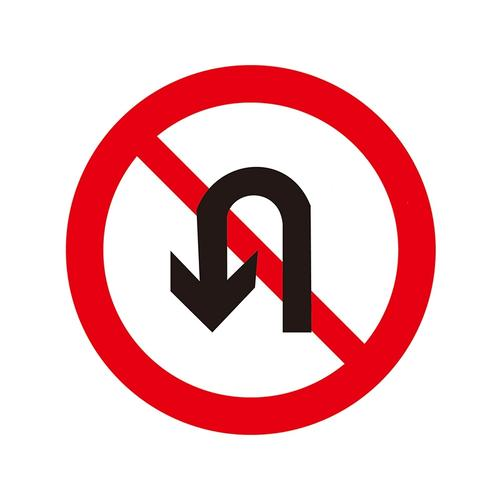
//> input picture cv_traffic_sign_recognition/template_6.jpeg, 500 x 500 px
$ ./main   (built with g++ and OpenCV 4)
//> lines starting //> are read from the running program, lines starting //| are printed output that depends on the picture; after the words box and inside, x2 and y2 are one past the last pixel; in counts of white or black regions, pixels touching at a corner belong together
#include <opencv2/opencv.hpp>
#include <iostream>
#include <cmath>
#include <vector>

#define PI 3.1415926

using namespace cv;
using namespace std;
std::vector<cv::KeyPoint> keypoints1, keypoints2;
cv::Ptr<cv::ORB> orb = cv::ORB::create();
cv::Mat descriptors1, descriptors2;
string standardPath = "../template_6.jpeg";

void RGB2HSV(double red, double green, double blue, double &hue, double &saturation, double &intensity) {
    double r, g, b;
    double h, s, i;

    double sum;
    double minRGB, maxRGB;
    double theta;

    r = red / 255.0;
    g = green / 255.0;
    b = blue / 255.0;

    minRGB = ((r < g) ? (r) : (g));
    minRGB = (minRGB < b) ? (minRGB) : (b);

    maxRGB = ((r > g) ? (r) : (g));
    maxRGB = (maxRGB > b) ? (maxRGB) : (b);

    sum = r + g + b;
    i = sum / 3.0;

    if (i < 0.001 || maxRGB - minRGB < 0.001) {
        h = 0.0;
        s = 0.0;
    } else {
        s = 1.0 - 3.0 * minRGB / sum;
        theta = sqrt((r - g) * (r - g) + (r - b) * (g - b));
        theta = acos((r - g + r - b) * 0.5 / theta);
        if (b <= g)
            h = theta;
        else
            h = 2 * PI - theta;
        if (s <= 0.01)
            h = 0;
    }

    hue = (int) (h * 180 / PI);
    saturation = (int) (s * 100);
    intensity = (int) (i * 100);
}

int ORB_demo(Mat tar, Mat ori, string name) {
    cvtColor(ori, ori, cv::COLOR_BGR2BGRA);

    orb->detect(ori, keypoints1);
    orb->compute(ori, keypoints1, descriptors1);

    orb->detect(tar, keypoints2);
    orb->compute(tar, keypoints2, descriptors2);

    std::vector<cv::DMatch> matches;
    cv::BFMatcher bfmatcher(cv::NORM_HAMMING);
    bfmatcher.match(descriptors1, descriptors2, matches);

    double min_dist = 0, max_dist = 3000;
    for (int i = 0; i < descriptors1.rows; i++) {
        double dist = matches[i].distance;
        if (dist < min_dist) min_dist = dist;
        if (dist > max_dist) max_dist = dist;
    }
    std::vector<cv::DMatch> good_matches;
    for (int i = 0; i < descriptors1.rows; i++) {
        if (matches[i].distance <= cv::max(2 * min_dist, 30.0))
            good_matches.push_back(matches[i]);
    }

    cv::Mat img_match;
    drawMatches(ori, keypoints1, tar, keypoints2, good_matches, img_match);

    string txt;
    if (good_matches.size() == 0) {
        txt = "impossible";
    } else if (good_matches.size() > 0 && good_matches.size() <= 3) {
        txt = "less possible";
    } else if (good_matches.size() > 3 && good_matches.size() <= 7) {
        txt = "featured possible";
    } else if (good_matches.size() > 7) {
        txt = "highly possible";
    }
    cv::imshow(name + ": " + txt, img_match);

//    std::cout << "good matches size = " << good_matches.size() << std::endl;
    return good_matches.size();
}

void fillHole(const Mat srcBw, Mat &dstBw) {
    Size m_Size = srcBw.size();
    Mat Temp = Mat::zeros(m_Size.height + 2, m_Size.width + 2, srcBw.type());
    srcBw.copyTo(Temp(Range(1, m_Size.height + 1), Range(1, m_Size.width + 1)));

    cv::floodFill(Temp, Point(0, 0), Scalar(255));

    Mat cutImg;
    Temp(Range(1, m_Size.height + 1), Range(1, m_Size.width + 1)).copyTo(cutImg);

    dstBw = srcBw | (~cutImg);
}

bool isInside(Rect rect1, Rect rect2) {
    Rect t = rect1 & rect2;
    if (rect1.area() > rect2.area()) {
        return false;
    } else {
        if (t.area() != 0)
            return true;
    }
}

vector<Mat> getCircle(Mat srcImg) {
    Mat srcImgCopy;
    srcImg.copyTo(srcImgCopy);

    int width = srcImg.cols;
    int height = srcImg.rows;
    double B = 0.0, G = 0.0, R = 0.0, H = 0.0, S = 0.0, V = 0.0;
    Mat matRgb = Mat::zeros(srcImg.size(), CV_8UC1);
    int x, y;
    for (y = 0; y < height; y++) {
        for (x = 0; x < width; x++) {
            B = srcImg.at<Vec3b>(y, x)[0];
            G = srcImg.at<Vec3b>(y, x)[1];
            R = srcImg.at<Vec3b>(y, x)[2];
            RGB2HSV(R, G, B, H, S, V);
            if ((H >= 330 && H <= 360 || H >= 0 && H <= 10) && S >= 21 && S <= 100 && V > 16 &&
                V < 99) {
                matRgb.at<uchar>(y, x) = 255;
            }
        }
    }
    imshow("step1: to hsv model", matRgb);

    medianBlur(matRgb, matRgb, 3);
    medianBlur(matRgb, matRgb, 5);
    imshow("step2: Median Blur", matRgb);

    Mat element = getStructuringElement(MORPH_ELLIPSE, Size(2 * 1 + 1, 2 * 1 + 1), Point(1, 1));
    Mat element1 = getStructuringElement(MORPH_ELLIPSE, Size(2 * 3 + 1, 2 * 3 + 1), Point(3, 3));
    erode(matRgb, matRgb, element);
    imshow("step3: Erode", matRgb);
    dilate(matRgb, matRgb, element1);
    imshow("step4: Dilate", matRgb);
    fillHole(matRgb, matRgb);//填充
    imshow("step5: FillHole", matRgb);

    Mat matRgbCopy;
    matRgb.copyTo(matRgbCopy);

    vector<vector<Point>> contours;
    vector<Vec4i> hierarchy;
    vector<Mat> r;
    findContours(matRgb, contours, hierarchy, RETR_EXTERNAL, CHAIN_APPROX_SIMPLE, Point(0, 0));
    vector<vector<Point>> contours_poly(contours.size());
    vector<Rect> boundRect(contours.size());

    for (int i = 0; i < contours.size(); i++) {
        approxPolyDP(Mat(contours[i]), contours_poly[i], 3, true);
        boundRect[i] = boundingRect(Mat(contours_poly[i]));
    }

    Mat drawing = Mat::zeros(matRgb.size(), CV_8UC3);
    for (int i = 0; i < contours.size(); i++) {
        Rect rect = boundRect[i];
        bool inside = false;
        for (int j = 0; j < contours.size(); j++) {
            Rect t = boundRect[j];
            if (rect == t)
                continue;
            else if (isInside(rect, t)) {
                inside = true;
                break;
            }
        }
        if (inside)
            continue;

        float ratio = (float) rect.width / (float) rect.height;
        float Area = (float) rect.width * (float) rect.height;
        float dConArea = (float) contourArea(contours[i]);
        float dConLen = (float) arcLength(contours[i], 1);
        if (dConArea < 700)
            continue;
        if (ratio > 1.3 || ratio < 0.4)
            continue;

        Scalar color = (0, 0, 255);
        drawContours(drawing, contours_poly, i, color, 1, 8, vector<Vec4i>(), 0, Point());
        rectangle(drawing, boundRect[i].tl(), boundRect[i].br(), color, 2, 8, 0);
        rectangle(srcImg, boundRect[i].tl(), boundRect[i].br(), color, 2, 8, 0);

        cv::Mat roi = srcImg(boundRect[i]);
        r.push_back(roi);

        Mat grayImg, dstImg, normImg, scaledImg;
        cvtColor(drawing, grayImg, COLOR_BGR2GRAY);
        cornerHarris(grayImg, dstImg, 2, 3, 0.04);

        normalize(dstImg, normImg, 0, 255, NORM_MINMAX, CV_32FC1, Mat());
        convertScaleAbs(normImg, scaledImg);

        int harrisNum = 0;
        for (int j = 0; j < normImg.rows; j++) {
            for (int i = 0; i < normImg.cols; i++) {
                if ((int) normImg.at<float>(j, i) > 160) {
                    circle(scaledImg, Point(i, j), 4, Scalar(0, 10, 255), 2, 8, 0);
                    harrisNum++;
                }
            }
        }
        if (harrisNum > 33)
            continue;
//        imshow("result.jpg", srcImg);
//        imshow("cornerHarris.jpg", scaledImg);
    }

    //waitKey(0);
    return r;
}

int main(int argc, char **argv) {
    int action;
    cout << "--------------------欢迎使用交通标志检测识别系统----------------------" << endl;
    cout << "Enter '1': 使用系统内置交通标志的样本." << endl;
    cout << "Enter '2': 使用系统不带内置交通标志的样本." << endl;
    cout << "Enter '3': 使用第三方图片，输入URL." << endl;
    cin >> action;
//> the answer given: 3
    string originPath;
    if (action == 1) {
        originPath = "../image/example_1.jpeg";
    } else if (action == 2) {
        originPath = "../image/example_2.jpeg";
    } else if (action == 3) {
        cout << "Enter the ABSOLUTE path of your image: ";
        cin >> originPath;
//> the answer given: template_6.jpeg
    } else {
        cout << "Bad action." << endl;
        exit(502);
    }

    Mat origin = imread(originPath, IMREAD_COLOR);
//> origin is the input picture: 500 rows x 500 cols, CV_8UC3; mean B, G, R 200.5, 197.7, 238.9
    Mat standard = imread(standardPath, IMREAD_COLOR);
    if (standard.empty()) {
        cout << "Could not load sample image due to the wrong path! Please fix the path of sample path in source code line 13!" << endl;
        exit(404);
    }
    if (origin.empty()) {
        cout << "Could not load image due to the wrong path! " << endl;
        exit(404);
    }
    vector<Mat> circled = getCircle(origin);
//> after the loop in getCircle, `for (y = 0; y < height; y++)`:
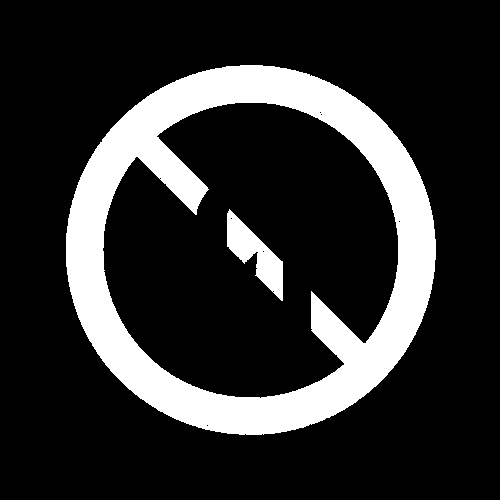
//> matRgb: 500 rows x 500 cols, CV_8UC1; 18.1% white; 2 white regions, box (x1, y1, x2, y2) and area: (66, 65, 436, 435) 43174, (227, 209, 283, 301) 2077
//> after the loop in getCircle, `for (y = 0; y < height; y++)`: B = 255
//> in getCircle, `medianBlur(matRgb, matRgb, 3);`: matRgb: 500 rows x 500 cols, CV_8UC1; 18.1% white; 2 white regions, box (x1, y1, x2, y2) and area: (66, 65, 436, 435) 43181, (227, 210, 283, 301) 2082
//> in getCircle, `medianBlur(matRgb, matRgb, 5);`: matRgb: 500 rows x 500 cols, CV_8UC1; 18.1% white; 2 white regions, box (x1, y1, x2, y2) and area: (66, 65, 436, 435) 43181, (227, 211, 283, 300) 2075
//> in getCircle, `dilate(matRgb, matRgb, element1);`: matRgb: 500 rows x 500 cols, CV_8UC1; 20.3% white; 2 white regions, box (x1, y1, x2, y2) and area: (64, 63, 438, 437) 48069, (225, 209, 285, 302) 2591
//> in fillHole, `srcBw.copyTo(Temp(Range(1, m_Size.height + 1), Range(1, m_Size.width +..`: Temp: 502 rows x 502 cols, CV_8UC1; 20.1% white; 2 white regions, box (x1, y1, x2, y2) and area: (65, 64, 439, 438) 48069, (226, 210, 286, 303) 2591
//> in fillHole, `cv::floodFill(Temp, Point(0, 0), Scalar(255));`: Temp: 502 rows x 502 cols, CV_8UC1; 76.5% white; 1 black region, box (x1, y1, x2, y2) and area: (106, 106, 397, 396) 59266
//> in fillHole, `Temp(Range(1, m_Size.height + 1), Range(1, m_Size.width + 1)).copyTo(c..`: cutImg: 500 rows x 500 cols, CV_8UC1; 76.3% white; 1 black region, box (x1, y1, x2, y2) and area: (105, 105, 396, 395) 59266
//> in fillHole, `dstBw = srcBw | (~cutImg);`:
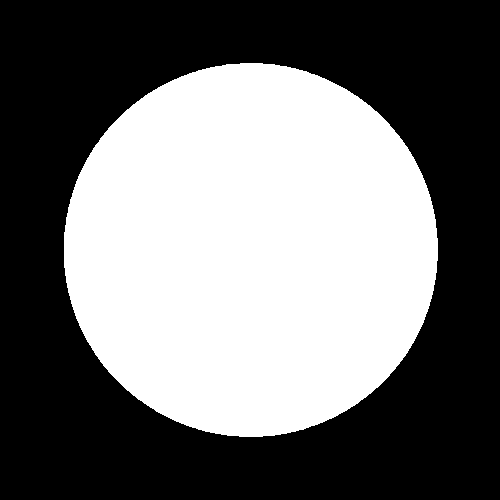
//> dstBw: 500 rows x 500 cols, CV_8UC1; 44% white; 1 white region
//> in getCircle, `findContours(matRgb, contours, hierarchy, RETR_EXTERNAL, CHAIN_APPROX_..`: contours = 1 contour; box (x1, y1, x2, y2) and area: (64, 63, 438, 437) 109397
//> in getCircle, `vector<vector<Point>> contours_poly(contours.size());`: contours_poly = 1 empty contours
//> in getCircle, `vector<Rect> boundRect(contours.size());`: boundRect = 1 Rect (x, y, width, height): [0, 0, 0, 0]
//> the loop in getCircle, `for (int i = 0; i < contours.size(); i++)` made 1 pass
//> the loop in getCircle, `for (int i = 0; i < contours.size(); i++)` made 1 pass
//> (rect, inside, ratio, Area, dConArea, dConLen, harrisNum) on pass 1: (Rect(64, 63, 374, 374), false, 1, 139876, 109397, 1236.6, 4)
//> pass 1, in getCircle, `cv::Mat roi = srcImg(boundRect[i]);`:
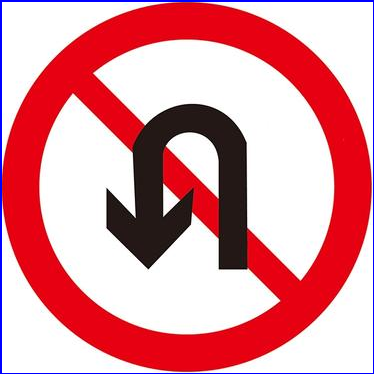
//> roi: 374 rows x 374 cols, CV_8UC3; mean B, G, R 157.6, 148.6, 222.2
//> pass 1, in getCircle, `cornerHarris(grayImg, dstImg, 2, 3, 0.04);`:
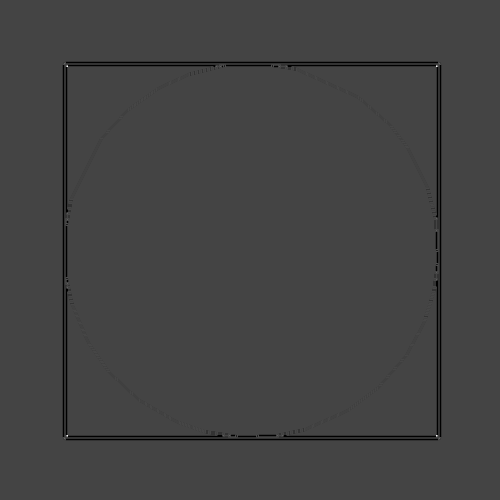
//> dstImg: 500 rows x 500 cols, CV_32FC1; min -6.69e-06, max 1.81e-05, mean -1.2e-07; drawn with min black and max white
//> after the loop in getCircle, `for (int i = 0; i < contours.size(); i++)`:
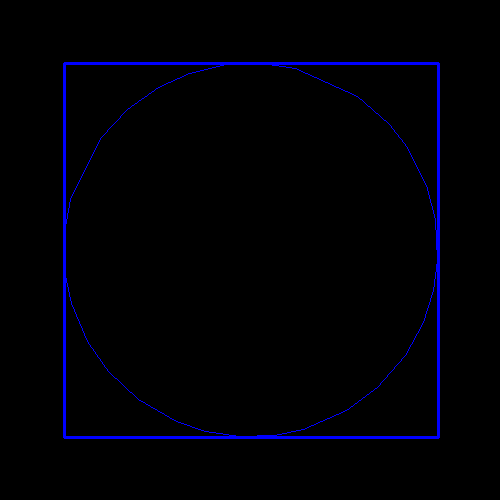
//> drawing: 500 rows x 500 cols, CV_8UC3; mean B, G, R 5.5, 0, 0
//> after the loop in getCircle, `for (int i = 0; i < contours.size(); i++)`:
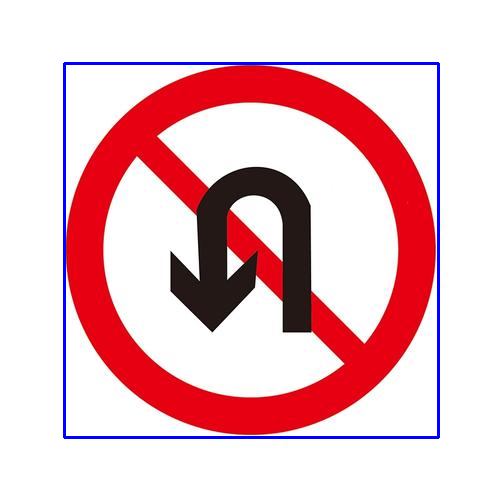
//> srcImg: 500 rows x 500 cols, CV_8UC3; mean B, G, R 200.5, 193.2, 234.3
    int i = 0;
    int max = 0;
    for (auto it:circled) {
        i++;
        imshow("Detected Sign No." + to_string(i), it);
        cout << "Detected Sign No." + to_string(i) << endl;
        int num = ORB_demo(standard, it, "Sign No." + to_string(i));
        cout << "Matched feature points number of No." + to_string(i) + " sign = " << num << endl;
        if (num >= max) max = num;
        string result;
        if (num == 0) {
            result = "Detected sign No." + to_string(i) + " is completely impossible to be the target sign.";
        } else if (num > 0 && num <= 3) {
            result = "Detected sign No." + to_string(i) + " is less possible to be the target sign.";
        } else if (num > 3 && num <= 7) {
            result = "Detected sign No." + to_string(i) + " is featured possible to be the target sign.";
        } else if (num > 7) {
            result = "Detected sign No." + to_string(i) + " is highly possible to be the target sign.";
        }
        cout << result << endl << endl;
    }
//> this loop made 1 pass
//> (matches in ORB_demo, num, max) on pass 1: (332 matches, 298, 298)
//| Detected Sign No.1
//| Matched feature points number of No.1 sign = 298
//| Detected sign No.1 is highly possible to be the target sign.
//> pass 1, in ORB_demo, `drawMatches(ori, keypoints1, tar, keypoints2, good_matches, img_match);`:
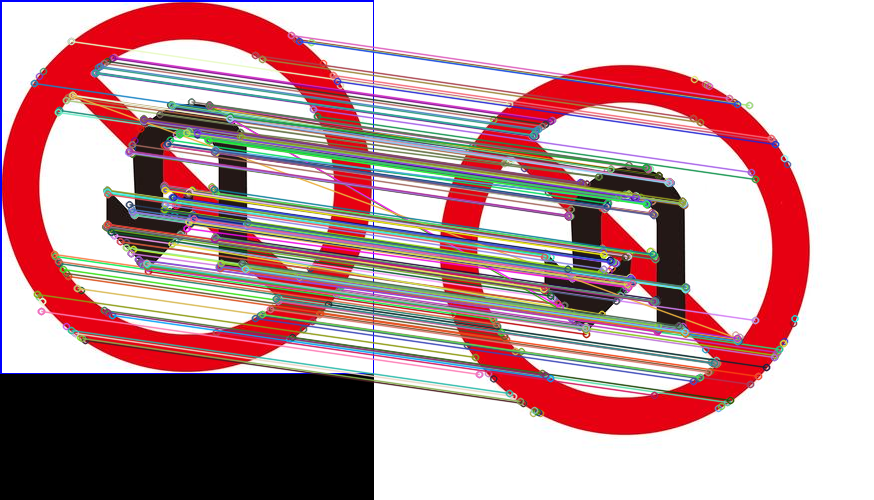
//> img_match: 500 rows x 874 cols, CV_8UC4; mean B, G, R, A 157.5, 154.6, 189.9, 227.6
//> after the loop, i = 1; max = 298
    if (i == 0) {
        cout << "Cannot detect any sign!" << endl;
    }
    string sumup;
    if (max == 0) {
        sumup = "Target sign is completely impossible in this image.";
    } else if (max > 0 && max <= 7) {
        sumup = "At least one target sign is possible in this image.";
    } else if (max > 7) {
        sumup = "At least one target sign is in this image.";
    }
    cout << "RESULT: " + sumup << endl;
    waitKey(0);
    return 0;
}
